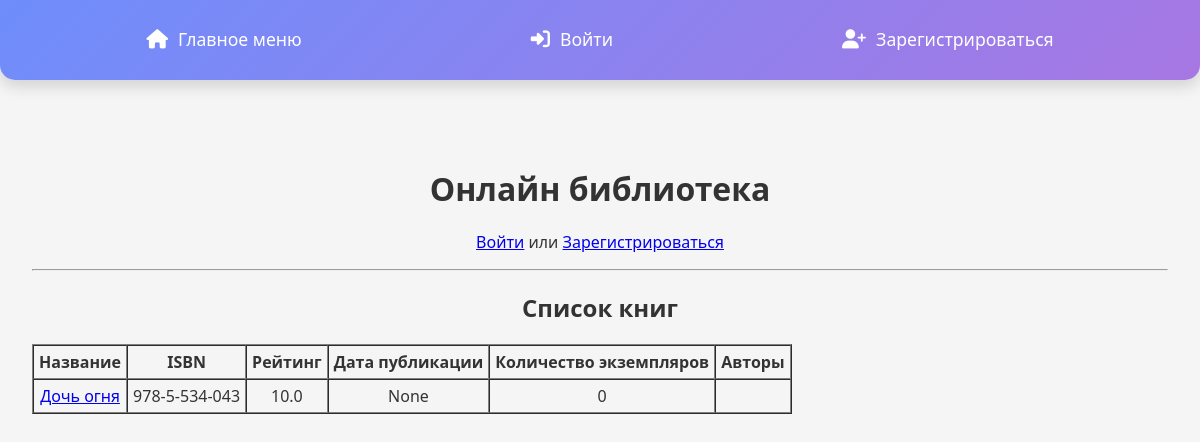
The app's page /, older data.
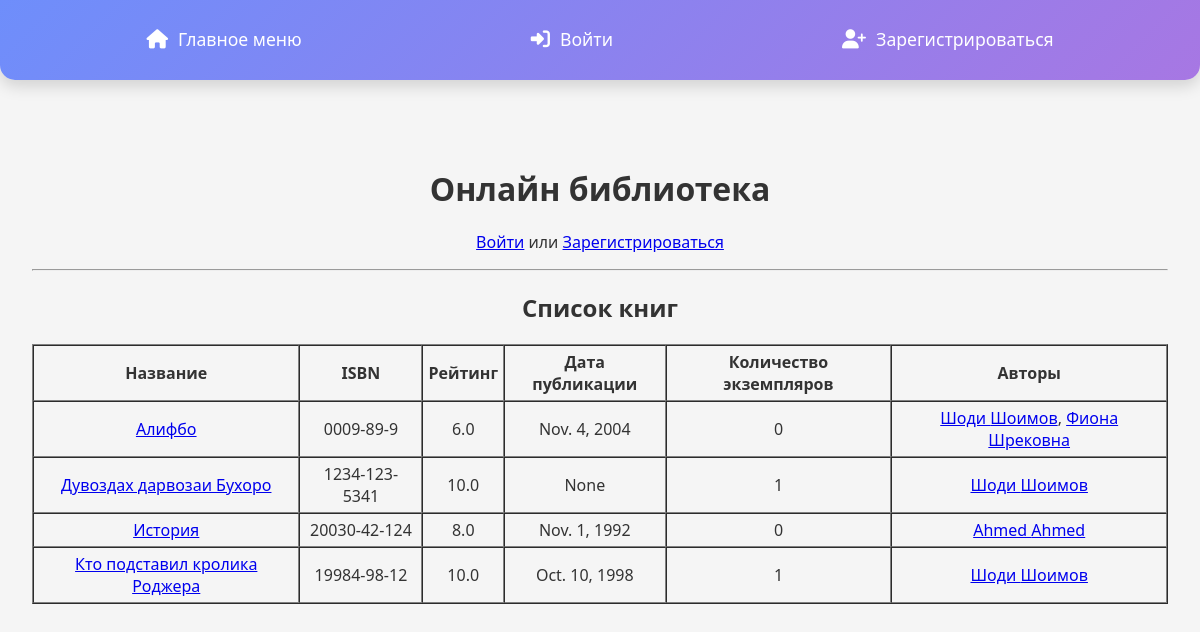
The same page, newer data.
### books/models.py (models this page shows, shortened)
class Book(models.Model):
    isbn = models.CharField(max_length=13, unique=True)
    title = models.CharField(max_length=255)
    description = models.TextField(blank=True, null=True)
    rating = models.DecimalField(max_digits=3, decimal_places=1, null=True, blank=True)
    date_of_publish = models.DateField(null=True, blank=True)
    authors = models.ManyToManyField(Author, related_name="books")
    genres = models.ManyToManyField(Genre, related_name="books")

class Author(models.Model):
    name = models.CharField(max_length=100)
    surname = models.CharField(max_length=100)
    date_of_birth = models.DateField()
    date_of_death = models.DateField(null=True, blank=True)
    place_of_birth = models.CharField(max_length=100)
    biography = models.TextField(null=True, blank=True)

### books/views.py (the view)
# urls.py: path('', views.book_list, name='home'),  # 👈 главная страница
def book_list(request):
    books = Book.objects.all().prefetch_related('exemplars', 'authors')
    reader = None
    reader_id = request.session.get("reader_id")
    if reader_id:
        reader = Reader.objects.filter(id=reader_id).first()
    return render(request, 'main/index.html', {'books': books, 'reader': reader})

### main/templates/main/index.html (shortened to what this page needs)
{% extends 'main/layout.html' %}
{% block content %}
<h1>Онлайн библиотека</h1>
{% if reader %}
    <p>Добро пожаловать, {{ reader.name }} {{ reader.surname }}!</p>
    {% if reader.id == 1 %}
        <p>
            <a href="{% url 'add_book' %}">Добавить книгу</a> |
            <a href="{% url 'add_author' %}">Добавить автора</a> |
            <a href="{% url 'add_examplar' %}">Добавить экземпляр</a> |
        </p>
    {% endif %}
{% else %}
    <p><a href="{% url 'login' %}">Войти</a> или <a href="{% url 'register' %}">Зарегистрироваться</a></p>
{% endif %}
<hr>
<h2>Список книг</h2>
<table border="1" cellpadding="5" cellspacing="0">
    <thead>
        <tr>
            <th>Название</th>
            <th>ISBN</th>
            <th>Рейтинг</th>
            <th>Дата публикации</th>
            <th>Количество экземпляров</th>
            <th>Авторы</th>
        </tr>
    </thead>
    <tbody>
        {% for book in books %}
        <tr>
            <td><a href="{% url 'book_detail' book.id %}">{{ book.title }}</a></td>
            <td>{{ book.isbn }}</td>
            <td>{{ book.rating }}</td>
            <td>{{ book.date_of_publish }}</td>
            <td>{{ book.exemplars.count }}</td>
            <td>
                {% for author in book.authors.all %}
                    <a href="{% url 'author_detail' author.id %}">{{ author.name }} {{ author.surname }}</a>{% if not forloop.last %}, {% endif %}
                {% endfor %}
            </td>
        </tr>
        {% empty %}
        <tr>
            <td colspan="7">Книг пока нет.</td>
        </tr>
        {% endfor %}
    </tbody>
</table>
{% endblock %}

Row changes from the older to the newer data that the page shows:
removed Book: title "Дочь огня", isbn "978-5-534-043", rating "10.0", date_of_publish "None", exemplars.count "0"
added Book: title "Алифбо", isbn "0009-89-9", rating "6.0", date_of_publish "Nov. 4, 2004", exemplars.count "0"
added Author: name "Шоди", surname "Шоимов"
added Author: name "Фиона", surname "Шрековна", shown under "Алифбо"
added Book: title "Дувоздах дарвозаи Бухоро", isbn "1234-123-5341", rating "10.0", date_of_publish "None", exemplars.count "1"
added Book: title "История", isbn "20030-42-124", rating "8.0", date_of_publish "Nov. 1, 1992", exemplars.count "0"
added Author: name "Ahmed", surname "Ahmed", shown under "История"
added Book: title "Кто подставил кролика Роджера", isbn "19984-98-12", rating "10.0", date_of_publish "Oct. 10, 1998", exemplars.count "1"
